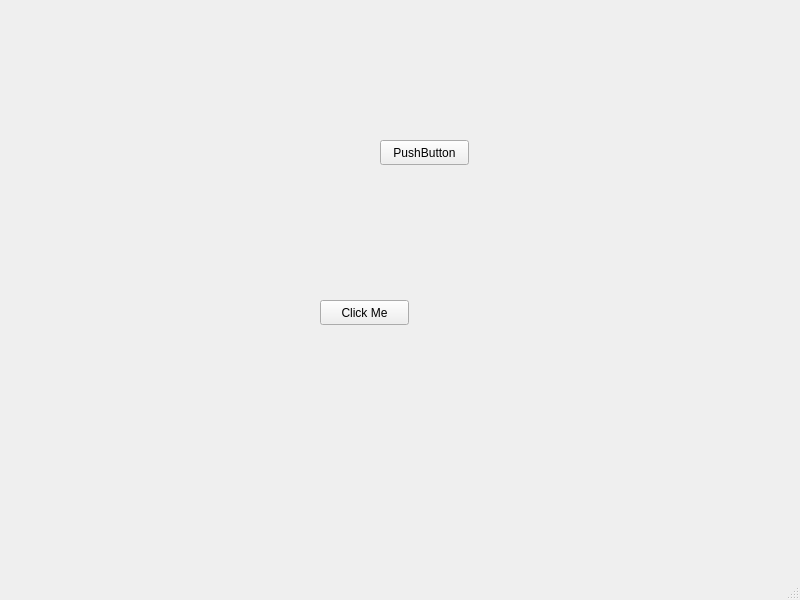
<?xml version="1.0" encoding="UTF-8"?>
<ui version="4.0">
 <class>MainWindow</class>
 <widget class="QMainWindow" name="MainWindow">
  <property name="geometry">
   <rect>
    <x>0</x>
    <y>0</y>
    <width>800</width>
    <height>600</height>
   </rect>
  </property>
  <property name="windowTitle">
   <string>MainWindow</string>
  </property>
  <widget class="QWidget" name="centralwidget">
   <widget class="QPushButton" name="pushButton">
    <property name="geometry">
     <rect>
      <x>320</x>
      <y>300</y>
      <width>89</width>
      <height>25</height>
     </rect>
    </property>
    <property name="text">
     <string>Click Me</string>
    </property>
   </widget>
   <widget class="QPushButton" name="pushButton_2">
    <property name="geometry">
     <rect>
      <x>380</x>
      <y>140</y>
      <width>89</width>
      <height>25</height>
     </rect>
    </property>
    <property name="text">
     <string>PushButton</string>
    </property>
   </widget>
  </widget>
  <widget class="QMenuBar" name="menubar">
   <property name="geometry">
    <rect>
     <x>0</x>
     <y>0</y>
     <width>800</width>
     <height>22</height>
    </rect>
   </property>
  </widget>
  <widget class="QStatusBar" name="statusbar"/>
 </widget>
 <resources/>
 <connections/>
</ui>
